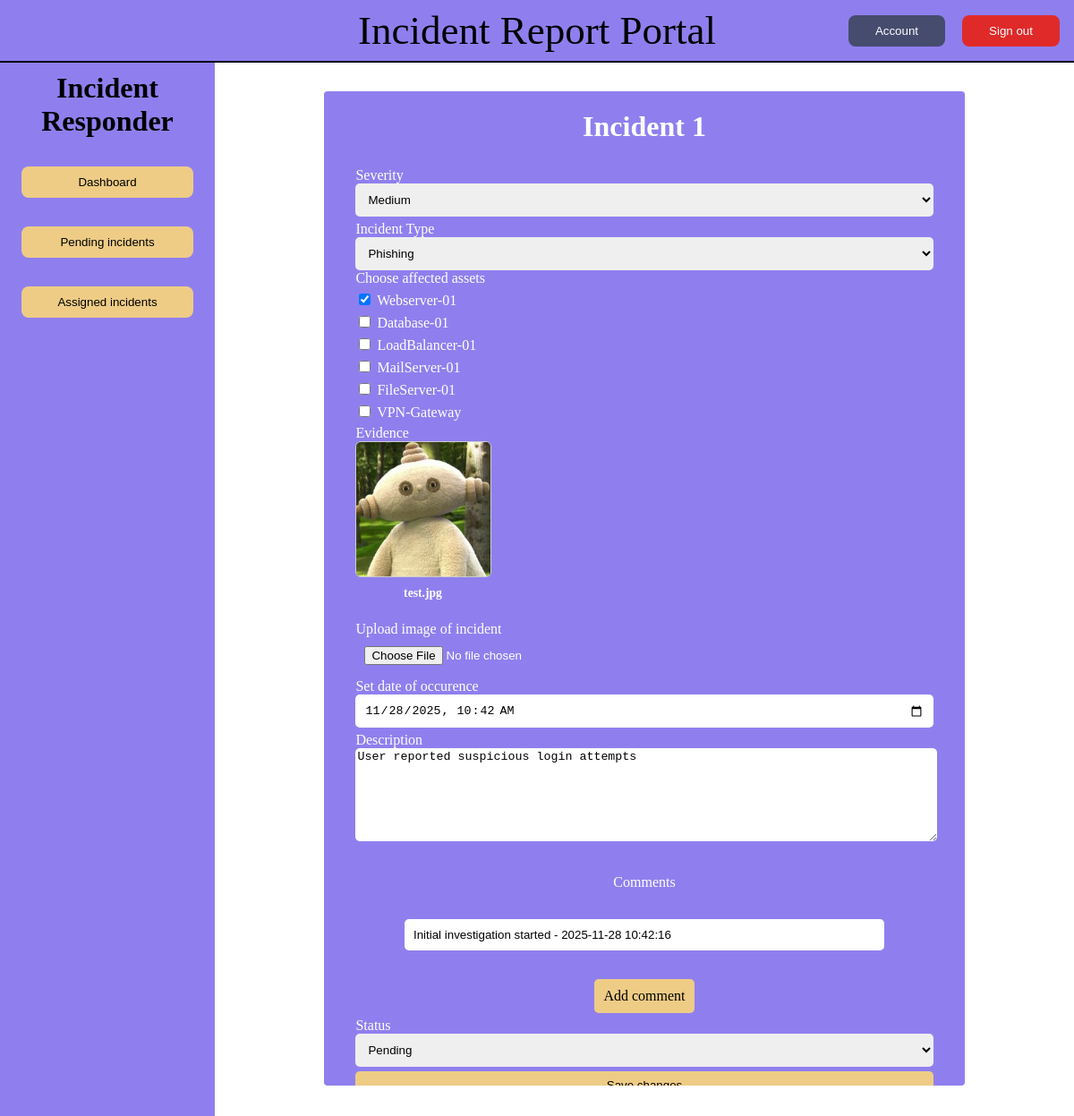
The page /includes/incident_details.php?id=1 (signed in) on the database its author committed.
### tables this page shows
CREATE TABLE asset (
    asset_id INT AUTO_INCREMENT PRIMARY KEY,
    asset VARCHAR(50) NOT NULL
);

CREATE TABLE incident_evidence (
    incident_evidence_id INT AUTO_INCREMENT PRIMARY KEY,
    incident_id INT NOT NULL,
    file_path VARCHAR(255),
    file_name VARCHAR(255),
    timestamp DATETIME DEFAULT CURRENT_TIMESTAMP,
    FOREIGN KEY (incident_id) REFERENCES incident(incident_id)
);

CREATE TABLE incident_comment (
    incident_comment_id INT AUTO_INCREMENT PRIMARY KEY,
    incident_id INT NOT NULL,
    comment TEXT NOT NULL,
    timestamp DATETIME DEFAULT CURRENT_TIMESTAMP,
    FOREIGN KEY (incident_id) REFERENCES incident(incident_id)
);

### includes/incident_details.php (the view, shortened to what this page needs)
<?php
require_once 'db.php';
$incidentId = (int) $_GET['id'];
$role = $_SESSION['role'];
$canEdit   = in_array($role, ['admin', 'responder'], true);
$disabled  = $canEdit ? '' : 'disabled';
$severityOptions = "";
$severity_query = "SELECT severity_id, severity FROM severity";
$severity = $mysqli->query($severity_query);
while ($row = $severity->fetch_object()) {
    $severityOptions .= "<option value=\"{$row->severity_id}\">{$row->severity}</option>";
}
$typeOptions = "";
$type_query = "SELECT incident_type_id, incident_type FROM incident_type";
$type = $mysqli->query($type_query);
while ($row = $type->fetch_object()) {
    $typeOptions .= "<option value=\"{$row->incident_type_id}\">{$row->incident_type}</option>";
}
$assetOptions = "";
$asset_query = "SELECT asset_id, asset FROM asset";
$asset = $mysqli->query($asset_query);
while ($row = $asset->fetch_object()) {
    $assetOptions .= "<div>
    <input id=\"{$row->asset_id}\" type=\"checkbox\" name=\"assets[]\" value=\"{$row->asset_id}\">
    <label for=\"{$row->asset_id}\">{$row->asset}</label>
</div>";
}
$images = "";
$image_query = "SELECT incident_evidence_id, incident_id, file_path, file_name FROM incident_evidence
                WHERE incident_id = $incidentId";
$image = $mysqli->query($image_query);
while ($row = $image->fetch_object()) {
    $images .= "
    <div class=evidene_item>
        <img class=image_container id=\"{$row->incident_evidence_id}\" src=\"{$row->file_path}\" alt=placeholder></img>
        <h4 class=image_label>{$row->file_name}</h4>
    </div>";
}
$comments = "";
$incident_comment_query = "
    SELECT incident_comment_id, comment, timestamp
    FROM incident_comment
    WHERE incident_id = $incidentId
    ORDER BY timestamp ASC
";
$incident_comment = $mysqli->query($incident_comment_query);
while ($row = $incident_comment->fetch_object()) {
    $comments .= "
        <input  class=comment id=\"{$row->incident_comment_id}\" type=text value=\"{$row->comment} - {$row->timestamp}\" {$disabled}>
        <p></p>";
}
$statusOptions = "";
$status_query = "SELECT status_id, status FROM status";
$status = $mysqli->query($status_query);
while ($row = $status->fetch_object()) {
    $statusOptions .= "<option value=\"{$row->status}\">{$row->status}</option>";
}
$content = <<<HTML
<div class="report_container">
    <h1 id="incident_form_header">Incident {$incidentId}</h1>
    <div class="form_container">
        <form method="post" action="/includes/update_incident.php" enctype="multipart/form-data">
            <input type="hidden" name="incident_id" value="{$incidentId}">
            <label for="severity">Severity</label>
                <select name="severity" id="severity" required>
                    <option value="">Choose Severity-level</option>
                    $severityOptions
                </select>
                <label for="incident_type">Incident Type</label>
                <select name="incident_type" id="incident_type" required>
                    <option value="">Choose Incident-Type</option>
                    $typeOptions
                </select>
                <div id="asset_container">
                    <label for="asset_container">Choose affected assets</label>
                    $assetOptions
                </div>
                <label for="evidence_container">Evidence</label>
                <div id="evidence_container">
                    $images
                </div>
                <label for="image">Upload image of incident</label>
                <input type="file" id="image" name="image" accept="image/*">
                <label for="occurrence_datetime">Set date of occurence</label>
                <input type="datetime-local" id="occurrence_datetime" name="occurrence_datetime">
                <label for="description">Description</label>
                <textarea name="description" id="description" rows="5" cols="40"
                    placeholder="Write your description here">
                </textarea>
                <p></p>
                <div class="comments">
                    <label for="Comments">Comments</label>
                    <p></p>
                    $comments
                    <div class="comment_button" onclick="openCommentModal($incidentId)">Add comment</div>
                </div>
                <label for="status">Status</label>
                <select name="status" id="status" required>
                    <option value="">Choose status-level</option>
                    $statusOptions
                </select>
HTML;
if ($canEdit) {
    $content .= <<<HTML
            <button type="submit" class="btn-primary">
                Save changes
            </button>
HTML;
}
$content .= <<<HTML
        </form>
HTML;
$content .= <<<HTML
</div>
</div>
<div id="commentModal" hidden>
    <div class="modal_backdrop">
        <div class="modal_content">
            <h3>Add comment</h3>
            <textarea id="commentText" placeholder="Write your comment..."></textarea>
            <div class="modal_actions">
                <div class="modal_btn" onclick="submitComment()">Submit</div>
                <div class="modal_btn cancel" onclick="closeCommentModal()">Cancel</div>
            </div>
        </div>
    </div>
</div>
<form id="commentForm" action="add_comment.php" method="POST">
    <input type="hidden" name="incident_id" id="incident_id">
    <input type="hidden" name="comment" id="comment">
    <input type="hidden" name="add_comment" value="1">
</form>
<script src="../js/add_comment.js"></script>
HTML;
require_once "layout.php";

### css/main.css (style rules this page uses)
body { display: grid; grid-template-columns: 15rem auto; grid-template-rows: auto 1fr; height: 100vh; width: 100vw; margin: 0; }

### css/incident_form.css (style rules this page uses)
.report_container { width: 80%; height: 97%; background-color: var(--primary-bg-color); border-radius: 4px; display: flex; flex-direction: column; align-items: center; overflow-y: auto; overflow-x: hidden; }
.form_container { width: 90%; height: 70%; }
.form_container > form { display: flex; flex-direction: column; color: white; }
.form_container > form > label { margin-top: 5px; }
.form_container > form > select { padding: 10px; border: 1px black; border-radius: 5px; }
.form_container > form > input { padding: 10px; border: 1px black; border-radius: 5px; }
textarea { border: 1px black; border-radius: 5px; }
#incident_form_header { color: white; }
form > button { background-color: var(--primary-bt-color); margin-top: 5px; border: 1px; border-radius: 5px; height: 30px; }
#asset_container { display: flex; flex-direction: column; gap: 5px; }
.comments { display: flex; margin-top: 5px; flex-direction: column; align-items: center; }
.comment { width: 80%; padding: 10px; border: 1px black; border-radius: 5px; }
.comment_button { background-color: var(--primary-bt-color); color: black; padding: 10px; border-radius: 5px; }
#evidence_container { display: grid; grid-template-columns: repeat(auto-fill, minmax(150px, 1fr)); gap: 15px; }
.image_container { width: 100%; height: 150px; object-fit: cover; border-radius: 6px; border: 1px solid #ccc; }
.image_label { margin-top: 6px; font-size: 0.85rem; text-align: center; color: #fff; max-width: 100%; white-space: nowrap; overflow: hidden; text-overflow: ellipsis; }

### css/global.css (style rules this page uses)
:root { --primary-bg-color: #8f7fee; --primary-bg-hover-color: #7541ef; --primary-bt-color: #eecc85; --primary-bt-hover-color: #e6b863; --primary-bt-delete-color: #e02a2a; --primary-bt-delete-hover-color: #b32222; }

### css/comment.css (style rules this page uses)
textarea { width: 100%; height: 100px; }

### rows shown on the page
asset: asset "Webserver-01"
asset: asset "Database-01"
asset: asset "LoadBalancer-01"
asset: asset "MailServer-01"
asset: asset "FileServer-01"
asset: asset "VPN-Gateway"
incident_evidence: file_path (picture), file_name "test.jpg"
incident_comment: incident_comment_id+comment+timestamp "Initial investigation started - 2025-11-28 10:42:16"

### other values the page prints
$incidentId "1"
form field severity "Medium"
form field incident_type "Phishing"
form field status "Pending"
